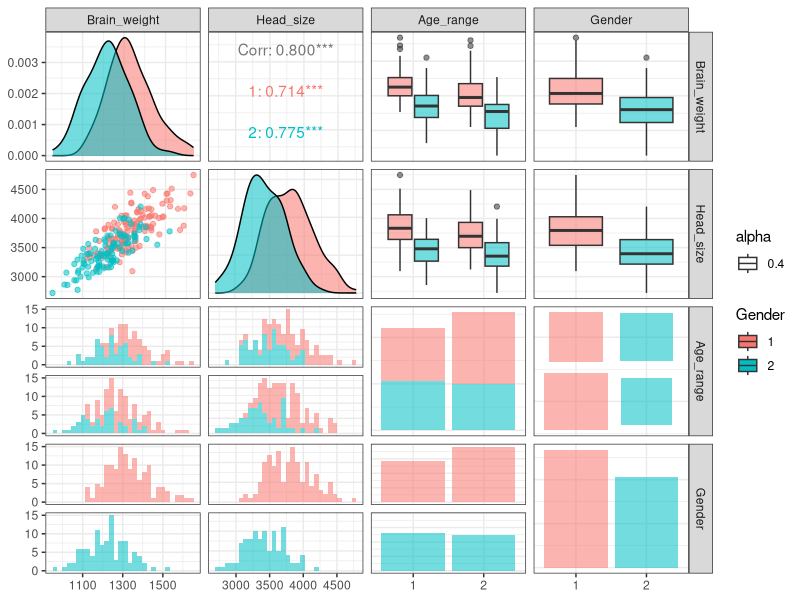
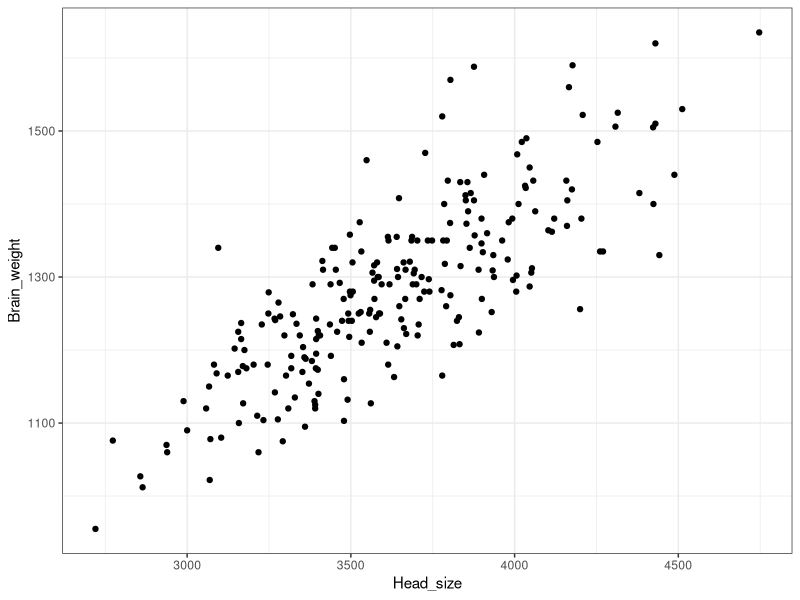
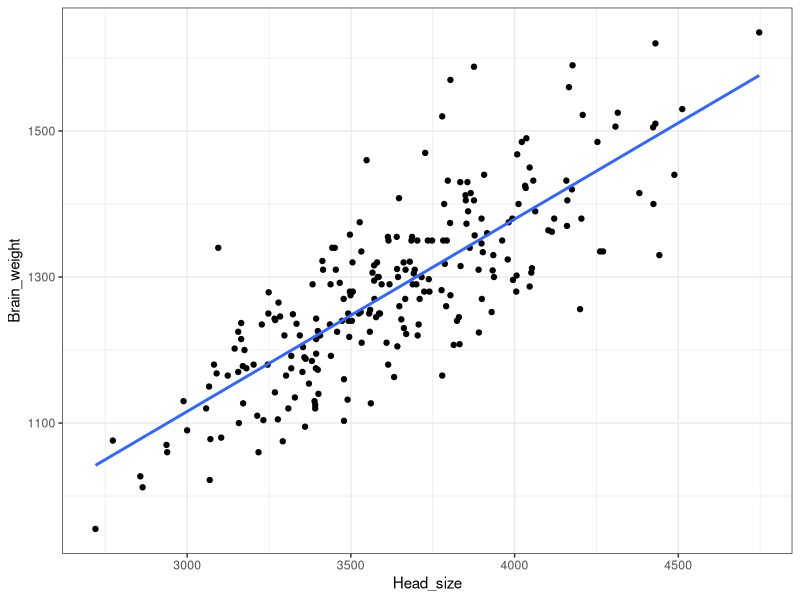
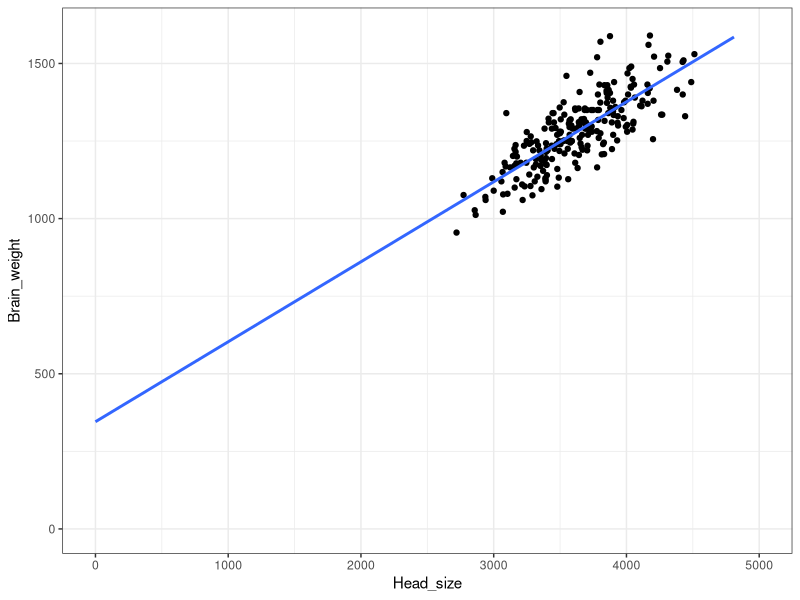
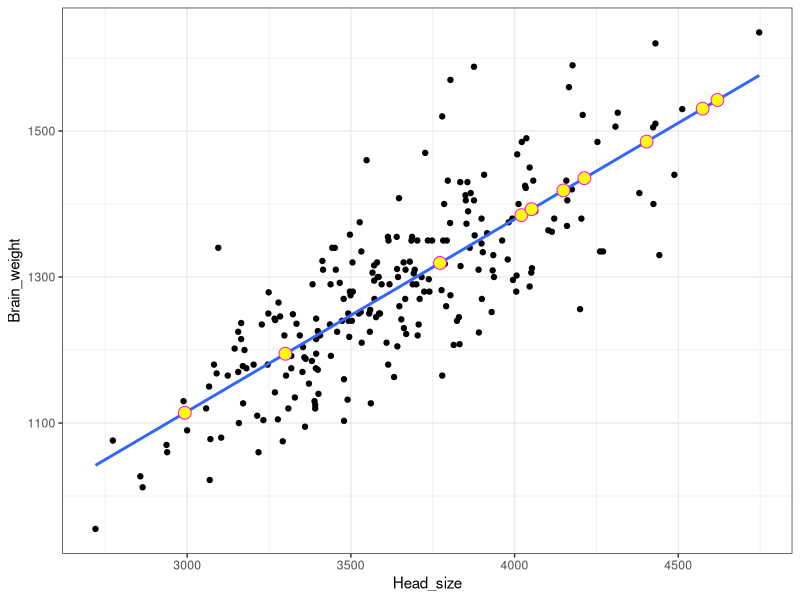
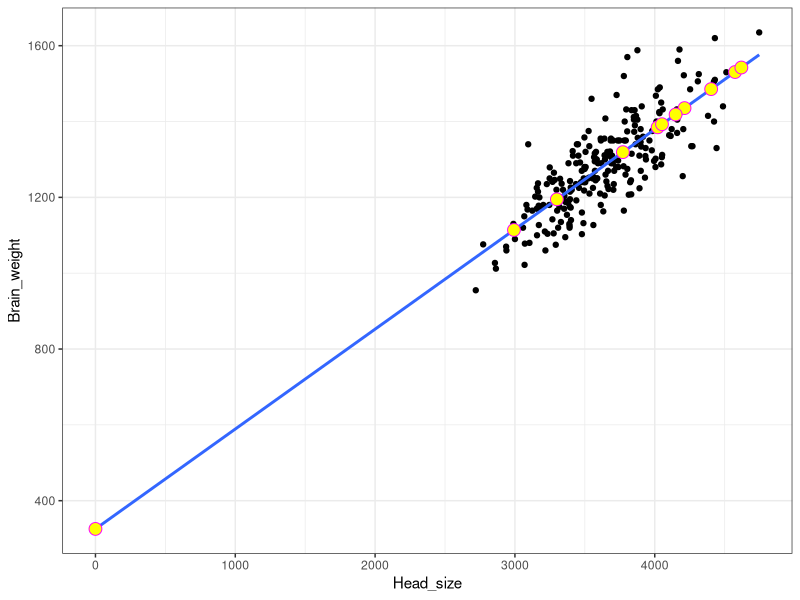
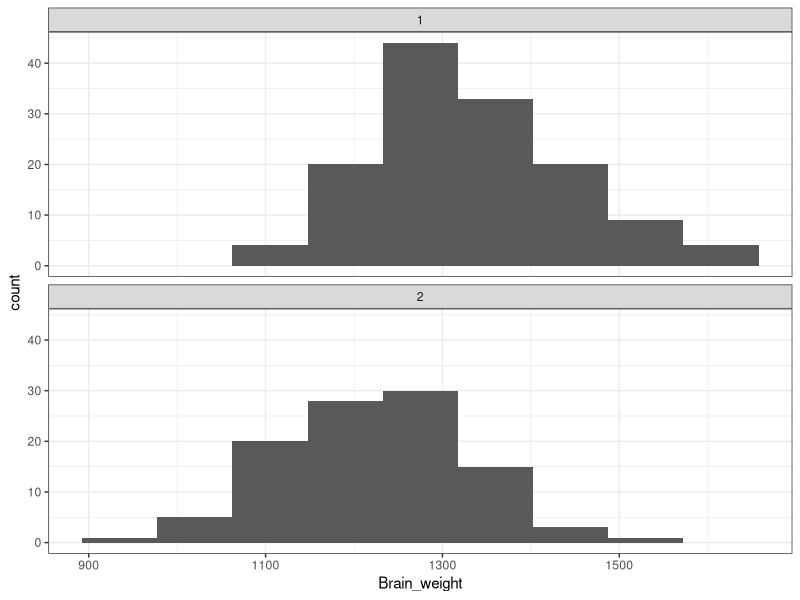
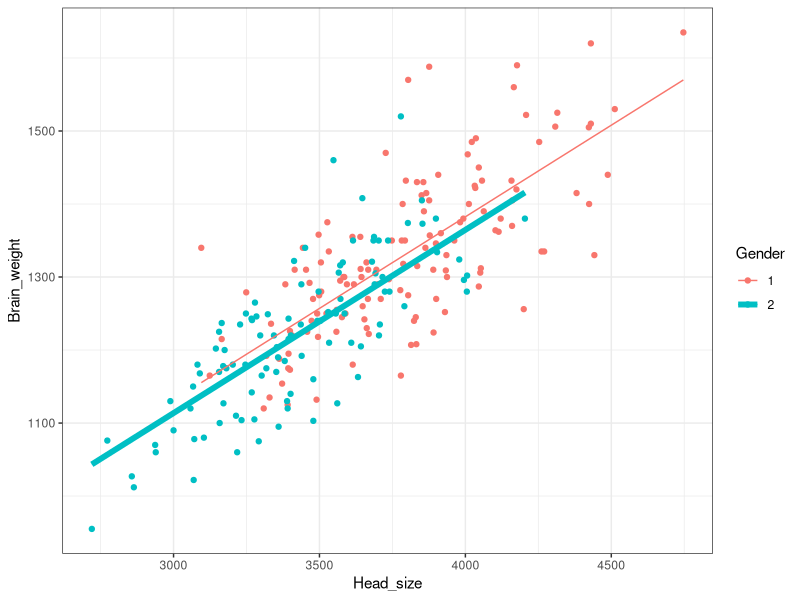

Write the R code that produced these figures, in order.
## ---- chunk 1
library(tidyverse)
library(GGally)
library(broom)
library(ggfortify)
library(Hmisc)
## ---- chunk 2
extra <- FALSE
mathematical <- FALSE
## ---- chunk 3
theme_set(theme_bw())
## ---- chunk 4
brainhead_dat <- read_table2("brainhead.dat.txt", 
                             col_names = FALSE)
# brainhead_dat <- read_table2("~/Downloads/regression_IB_intense_course/brain_head_data/brainhead.dat.txt", 
#                              col_names = FALSE)
names(brainhead_dat) <- c("Gender", "Age_range", "Head_size", "Brain_weight")
brainhead_dat$Gender <- as.factor(brainhead_dat$Gender)
brainhead_dat$Age_range <- as.factor(brainhead_dat$Age_range)
brainhead_dat <- brainhead_dat %>% select(Brain_weight, Head_size, Age_range, Gender)
## ---- chunk 5
ggpairs(brainhead_dat,  aes(colour = Gender, alpha = 0.4), legend = 3)+theme_bw()

Hmisc::describe(brainhead_dat)
## ---- chunk 6
gg_base <- ggplot(brainhead_dat, aes(y = Brain_weight, x = Head_size)) +  
  geom_point()
gg_base+theme_bw()
## ---- chunk 7
model_univariate <- lm(Brain_weight ~ Head_size,  data = brainhead_dat)
summary(model_univariate)
## ---- chunk 8
gg_uni <- gg_base +  
  geom_smooth(method = "lm", se = FALSE , fullrange=TRUE)
gg_uni #Does it look like the relationship is close to linear?
## ---- chunk 9
gg_uni +ylim(c(0, 1600))+xlim(c(0, 5000))
## ---- chunk 10
set.seed(42) # /*to create same random numbers below */
n_new <- 10
new_data <- data.frame(Head_size = runif(n_new, min = min(brainhead_dat$Head_size), 
                                         max = max(brainhead_dat$Head_size)),
                       Gender = sample(unique(brainhead_dat$Gender), size = n_new, replace = TRUE),
                       Age_range = sample(unique(brainhead_dat$Age_range), size = n_new, replace = TRUE))
predicted_brain_weight <- predict(model_univariate, new_data)
new_data$Brain_weight <- predicted_brain_weight
gg_fitted <- gg_uni + 
  geom_point(data = new_data, 
             color = "magenta", fill = "yellow", size =4, shape = 21)
gg_fitted
## ---- chunk 11
new_data1 <- new_data %>%
  add_row(Head_size = 0, 
          Brain_weight = predict(model_univariate, newdata = data.frame(Head_size = 0)))
## ---- chunk 12
gg_uni + 
  geom_point(data = new_data1, 
             color = "magenta", fill = "yellow", size =4, shape = 21)
## ---- chunk 13
broom::augment(model_univariate)
## ---- chunk 14
broom::glance(model_univariate)
## ---- chunk 15
cor(brainhead_dat$Brain_weight, brainhead_dat$Head_size)
## ---- chunk 16
cor(brainhead_dat$Brain_weight, brainhead_dat$Head_size)^2
## ---- chunk 17
if (mathematical) {
  # /*what's mathematically most important is residuals*/
  # /*calculation of RSE is a multi-step story (degrees of freedom etc)*/
  residuals_sq <- residuals(model_univariate) ^ 2
  n_obs <- nrow(brainhead_dat)
  deg_freedom = n_obs - 2 # /*this is a tough concept, seriously*/
  rse <- sqrt(resid_sum_of_sq / deg_freedom)
  rmse = sqrt(resid_sum_of_sq / n_obs)
  residuals(model_univariate)
  # /*residuals satisfy a few conditions:*/
    # /* 1. Residuals should not depend on fitted value (align along the horizontal line)*/
    # /* 2. should be normally distributed (Q-Q plot should align along the line)*/
  autoplot( model_univariate,   which = 1:2,   nrow = 2,   ncol = 1)
  
  # /*also, linear regression is sensitive to outliers (leverage and )*/
  # /*points with high leverage lie in the "ends" of the X space*/
  hatvalues(model_univariate) # /*.hat column in "augment(model_univariate)"*/
  # /*some points have high influence, assessed with Cook's distance*/
  # /*influence assesses how the model would change if you leave the observation out*/
  cooks.distance(model_univariate) # /*.cooksd column in "augment(model_univariate)"*/
  extreme_points <- model_univariate %>%  
    broom::augment() %>%  
    select(Brain_weight, Head_size, 
           cooks_dist = .cooksd) %>%  
    arrange(desc(cooks_dist)) %>%   
    head()
  outliers <- model_univariate %>%  
    broom::augment() %>%  
    select(Brain_weight, Head_size, 
           leverage = .hat) %>%  
    arrange(desc(leverage)) %>%   
    head()
  extreme_heads <- rbind(extreme_points %>% select(-cooks_dist), 
                         outliers %>% select(-leverage)) %>% 
    pull(Head_size)
  brainhead_dat1 <- brainhead_dat %>%
    filter(!(Head_size %in% extreme_heads)) %>%
    add_row(Head_size = c(4600, 2800), Brain_weight = c(1000, 1500))
  gg_leverage <- gg_uni +
    geom_smooth(data = brainhead_dat1, method = "lm", se = FALSE, color = "red")+
    geom_point(data = data.frame(Head_size = c(4600, 2800), Brain_weight = c(1000, 1500)), 
               color = 'red', size = 3)+ # /*adding "high leverage points*/
    geom_point(data = extreme_points, color = 'purple', fill = "purple", size = 4, shape = 21) + # /*coloring top-cooks distance*/
    geom_point(data = outliers, color = 'pink', size = 3) # /*coloring top-leverage distance*/
    
  gg_leverage # /*note one top-leverage and top-cooks.dist overlap*/
  
}
## ---- chunk 18
if (extra) {
  # /*in addition to summary(model_univariate)*/
  coefficients(model_univariate)
  fitted(model_univariate) # /*equivalent to predict(model_univariate, brainh), but not exactly same, check: 1) all(predict(model_univariate, brainhead_dat) == fitted(model_univariate)); 2) summary(predict(model_univariate, brainhead_dat) - fitted(model_univariate))*/
  
  # /*in addition to tidy(model_univariate) and augment(model_univariate)*/
  tidy(model_univariate)
}
## ---- chunk 19
gg_cat <- ggplot(brainhead_dat, aes(Brain_weight)) +  
  geom_histogram(bins = 9) +  
  facet_wrap(vars(Gender), ncol = 1)
gg_cat # /*one gender has clearly higher brain mass*/
## ---- chunk 20
model_univariate_cat <- lm(Brain_weight ~ Gender,  data = brainhead_dat)
summary(model_univariate_cat)
## ---- chunk 21
model_univariate_cat1 <- lm(Brain_weight ~ Gender + 0,  data = brainhead_dat)
summary(model_univariate_cat1)
## ---- chunk 22
model_bivariate <- lm(Brain_weight ~ Head_size + Gender,  data = brainhead_dat)
summary(model_bivariate)
## ---- chunk 23
model_multivariate_noIntercept <- lm(Brain_weight ~ Head_size + Gender + 0, 
                                     data = brainhead_dat)
summary(model_multivariate_noIntercept)
## ---- chunk 24
coefficients(model_multivariate_noIntercept)
coefficients(model_univariate)
coefficients(model_univariate_cat1)
## ---- chunk 25
brainhead_dat_fitted <- brainhead_dat %>%
  mutate(fitted = predict(model_bivariate, brainhead_dat))
## ---- chunk 26
gg_parallel <- ggplot(brainhead_dat_fitted, 
                      aes(y = Brain_weight, x = Head_size, color = Gender)) +  
  geom_point() +  
  geom_line(data = brainhead_dat_fitted, 
            mapping = aes(y = fitted))+
  geom_line(data = brainhead_dat_fitted %>% filter(Gender == 2), 
            mapping = aes(y = fitted), size = 2)
gg_parallel + theme_bw()
## ---- chunk 27
gg_two_models <- ggplot(brainhead_dat_fitted, 
                        aes(y = Brain_weight, x = Head_size, color = Gender)) +  
  geom_point()+
  geom_smooth(method = "lm", se = FALSE)
## ---- chunk 28
model_multivariate <- lm(Brain_weight ~ .,  data = brainhead_dat)
summary(model_multivariate)
## ---- chunk 29
brainhead_dat_fitted <- brainhead_dat_fitted %>%
  mutate(fitted_all = predict(model_multivariate, brainhead_dat))
gg_parallel_all <- ggplot(brainhead_dat_fitted, 
                      aes(y = Brain_weight, x = Head_size, color = Gender)) +  
  geom_point() +  
  geom_line(data = brainhead_dat_fitted, 
            mapping = aes(y = fitted_all, linetype = Age_range), size = 2)
gg_parallel_all + theme_bw() # /*see 4 parallel lines?*/
gg_parallel_all + theme_bw()+xlim(c(3500, 3600))+ylim(c(1200, 1400)) # /*zoom in to see*/
## ---- chunk 30
if (extra){
  # /*coefficients*/
  gg_coefs <- ggcoef_model(
    model_multivariate,
    no_reference_row = broom.helpers::all_categorical(),
    categorical_terms_pattern = "{level}/{reference_level}"
  )
  gg_coefs
}
## ---- chunk 31
glance(model_multivariate)
glance(model_univariate)
glance(model_univariate_cat)
